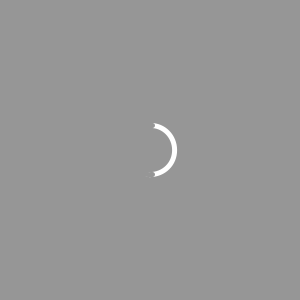
Frame 1 (no input)
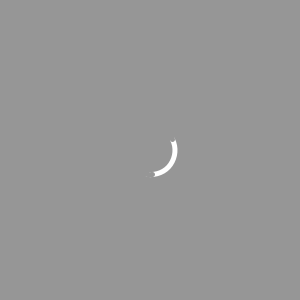
Frame 60 (the mouse pressed at the canvas centre just before this capture)
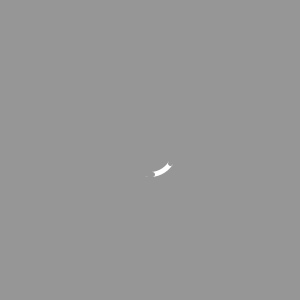
Frame 120 (the mouse held since frame 60 and released just before this capture)

The Processing sketch that drew these frames (run headless with seeded random() and noise(); from frame 60 on, the mouse is pressed at the canvas centre):

// Processing sketch: CodeADay28
// ── CodeADay28.pde
int start1 = 275;
int end1 = 455;
int start2 = 85;
int end2 = start1;
void setup() {
  size(300, 300);
  background(150);
  smooth();
}

void draw() {
  background(150);
  translate(width/2, height/2);
  noFill();
  strokeWeight(5);
  stroke(255);
  arc(0, 0, 50, 50, radians(start1++), radians(end1));
  stroke(150);
  arc(0, 0, 50, 50, radians(start2), radians(end2++));
}
